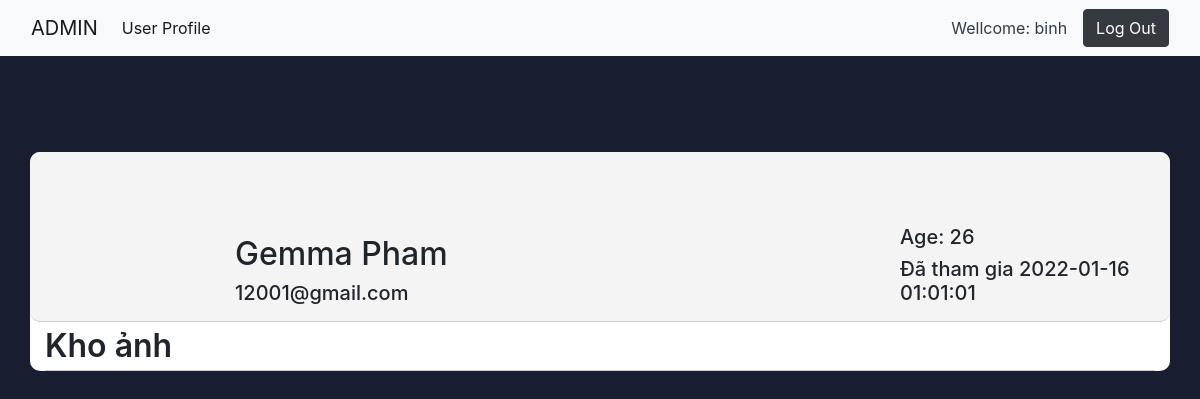
/admin/ad-albumuser.php?email=12001@gmail.com (signed in), run on the app's committed database.
### tables this page shows
CREATE TABLE `avt_images` (
  `id` int(11) NOT NULL,
  `email` varchar(50) NOT NULL,
  `file_name` varchar(255) NOT NULL,
  `uploaded_on` datetime NOT NULL,
  `status` enum('1','0') NOT NULL DEFAULT '1'
);

CREATE TABLE `users` (
  `id` int(11) NOT NULL,
  `firstname` varchar(30) NOT NULL,
  `lastname` varchar(30) NOT NULL,
  `age` int(11) NOT NULL,
  `email` varchar(100) NOT NULL,
  `password` varchar(250) NOT NULL,
  `status` int(11) NOT NULL DEFAULT 0,
  `email_verification_link` varchar(255) NOT NULL,
  `email_verified_at` timestamp NULL DEFAULT NULL,
  `description` varchar(500) DEFAULT 'Hãy giới thiệu đôi điều về bạn'
);

### admin/ad-albumuser.php (the view, shortened to what this page needs)
<?php
    $email_user = $_GET['email'];
    require_once('../config/connect_db.php');
?>
<!DOCTYPE html>
<html lang="en">
<head>
    <link rel="stylesheet" href="https://cdnjs.cloudflare.com/ajax/libs/font-awesome/6.0.0-beta3/css/all.min.css"
 />
    <link rel="stylesheet" href="./css/bootstrap.min.css">
    <link rel="stylesheet" href="./css/css-admin.css">
</head>
<body>
    <nav class="navbar navbar-expand-lg navbar-light bg-light navbar-admin">
        <div class="container-fluid">
            <a class="navbar-brand" href="./index.php">ADMIN</a>
            <div class="collapse navbar-collapse" id="navbarSupportedContent">
                <ul class="navbar-nav me-auto mb-2 mb-lg-0 active">
                    <li class="nav-item">
                        <a class="nav-link active" aria-current="page" href="#">User Profile</a>
                    </li>
                </ul>
            </div>
            <div class="navbar__user me-3">
                <?php
                    if(isset($_SESSION['adLoginOK'])) {
                        echo '<li class="nav-item navbar__item">';
                        echo "<a class='nav-link navbar__link text-dark'>Wellcome: ".$_SESSION['adLoginOK']."</a>";
                        echo '</li>';
                    }
                ?>
            </div>
            <a href="./ad-process-logout.php" class="btn btn-dark">Log Out</a>
        </div>
    </nav>
    <div class="main">
        <div id="background" style="background-color: #191d30;">
            <div class="user-content container">
                <div class="user-infor row">
                    <div class="user__avatar col-lg-2 col-md-3">
                        <div class="user__avatar-img text-center">
                            <?php
                                $sql="SELECT * FROM avt_images where Email='$email_user' ORDER BY uploaded_on DESC LIMIT 1";
                                $result = mysqli_query($conn,$sql);
                                ?>
                            <?php
                                if(mysqli_num_rows($result)){
                                    while($row=mysqli_fetch_assoc($result)){
                                        $avatarURL = '../user/personal-page-user/upload-avt/data_upload/'.$row["file_name"];
                            ?>
                            <div class="avatar-user rounded-circle" style="background-image: url(<?php echo $avatarURL; ?>) "></div>
                            <?php
                                    }
                                }
                            ?>
                        </div>
                    </div>
                    <?php
                        $sql = "SELECT firstname,lastname,age,email,email_verified_at FROM users WHERE email='$email_user'";
                        $result = mysqli_query($conn,$sql);
                        if(mysqli_num_rows($result)) {
                            $row = mysqli_fetch_assoc($result);
                    ?>
                    <div class="user__account col-lg-7 col-md-7 mb-2 ms-4">
                        <div class="user__name">
                            <h2>
                                <?php echo $row["firstname"].' '.$row["lastname"]?>
                            </h2>
                        </div>
                        <div class="user__email">
                            <h5>
                                <?php echo $email_user ?>
                            </h5>
                        </div>
                    </div>
                    <div class="user__count col-lg-3 col-md-2 mb-2">
                        <h5>Age: <?php echo $row["age"]?></h5>
                        <h5>Đã tham gia
                            <?php echo $row["email_verified_at"]?>
                        </h5>
                        <?php
                        }
                    ?>
                    </div>
                </div>
                <div class="user-img">
                    <div class="user-img__title" style="border-bottom: 1px solid #ccc;">
                        <span style="font-size: 32px; font-weight:600">
                            Kho ảnh
                        </span>
                    </div>
                </div>
            </div>
        </div>
    </div>
</body>

### admin/css/css-admin.css (style rules this page uses)
.navbar-admin { position: fixed; top: 0; left: 0; right: 0; z-index: 2; background-color: #ccc; }
.navbar__user { list-style: none; }
.navbar__item { color: #fff; }
.navbar__link { text-decoration: none; }
#background { padding-top: 52px; min-height: 800px; }
.user-content { height: 80%; border-radius: 10px; background-color: #fff; margin-top: 100px; }
.user-infor { height: 170px; border-bottom: 1px solid #ccc; background-color: #f4f4f4; border-radius: 10px; }
.user__avatar { display: flex; justify-content: end; }
.avatar-user { background-repeat: no-repeat; background-position: center; background-size: cover; box-sizing: border-box; padding-top: 100%; }
.user__avatar-img { margin-top: 40px; width: 72%; }
.user__account, .user__count { display: flex; flex-direction: column; justify-content: flex-end; }

### data on the page
users: firstname "Gemma", lastname "Pham", age "26", email_verified_at "2022-01-16 01:01:01"

### other printed values
$_SESSION['adLoginOK'] "binh"
$email_user "12001@gmail.com"
